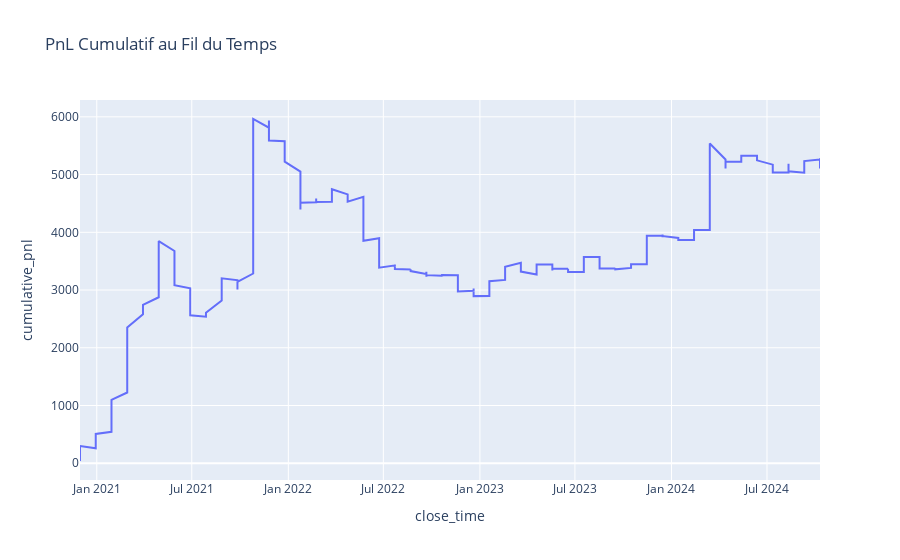

Notebook code cell kept with this figure:
### Code cell
df_sorted = df.sort_values('close_time')
df_sorted['cumulative_pnl'] = df_sorted['trade_pnl'].cumsum()

fig = px.line(df_sorted, x='close_time', y='cumulative_pnl', title='PnL Cumulatif au Fil du Temps')
fig.show()

### Figure 1 — Plotly figure (JSON) as saved in the notebook; plotly's stock layout.template omitted (floating-point values rounded to 4 significant figures; data arrays with more than 128 entries replaced by an {"elided": "..."} marker saying what was removed)
{"data": [{"hovertemplate": "close_time=%{x}<br>cumulative_pnl=%{y}<extra></extra>", "legendgroup": "", "line": {"color": "#636efa", "dash": "solid"}, "marker": {"symbol": "circle"}, "mode": "lines", "name": "", "orientation": "v", "showlegend": false, "type": "scatter", "x": {"elided": "240 str values"}, "xaxis": "x", "y": {"elided": "240 float values"}, "yaxis": "y"}], "layout": {"legend": {"tracegroupgap": 0}, "title": {"text": "PnL Cumulatif au Fil du Temps"}, "xaxis": {"anchor": "y", "domain": [0, 1], "title": {"text": "close_time"}}, "yaxis": {"anchor": "x", "domain": [0, 1], "title": {"text": "cumulative_pnl"}}}}
